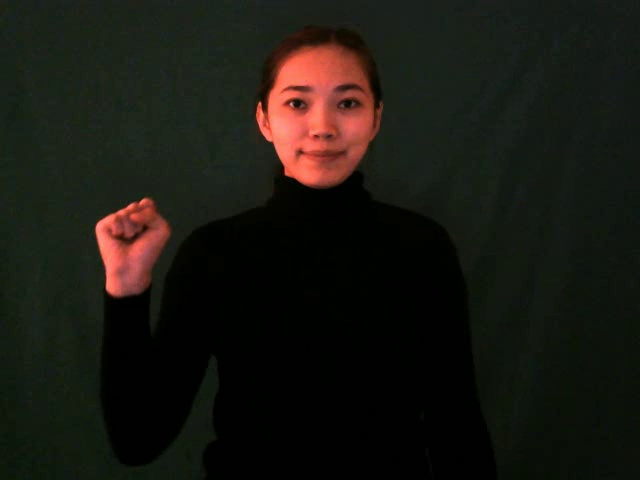
#> input picture kazakh_alphabet/a/0.png, 640 x 480 px
$ python noises_example.py
#> lines starting #> are read from the running program, lines starting #| are printed output that depends on the picture
import cv2
import numpy as np
import skimage

IMAGE_PATH = "kazakh_alphabet/a/0.png"
img = cv2.imread(IMAGE_PATH)
#> img is the input picture: shape (480, 640, 3); mean B, G, R 17.4, 23.8, 25.3

gaussian_noise_img1 = skimage.util.random_noise(img, mode='gaussian',
                                               mean=0, var=0.01)
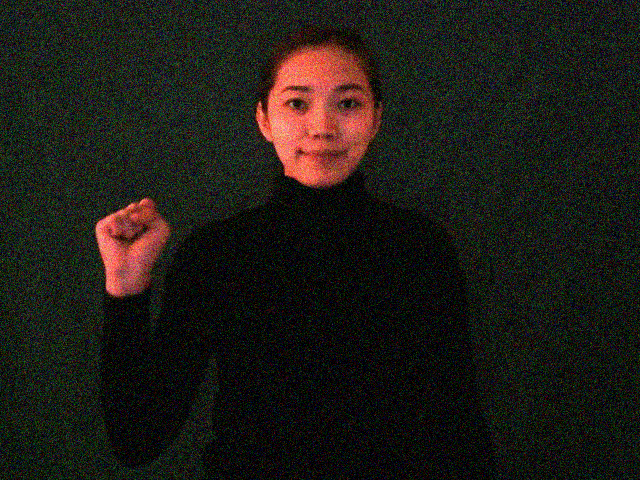
#> gaussian_noise_img1: shape (480, 640, 3) float64; mean B, G, R 0.088, 0.109, 0.117

gaussian_noise_img2 = skimage.util.random_noise(img, mode='gaussian',
                                               mean=0.2, var=0.01)
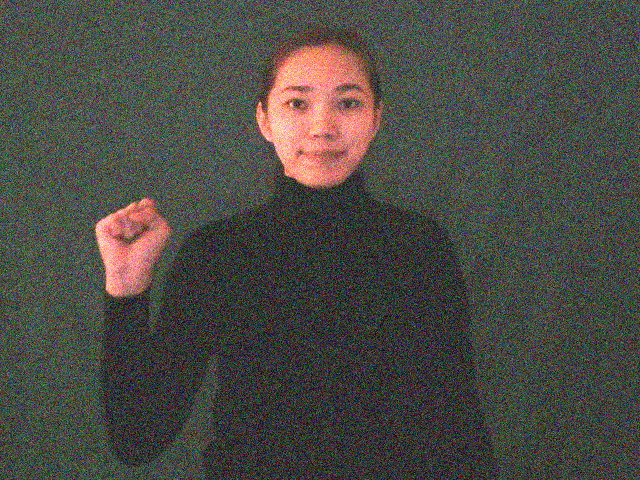
#> gaussian_noise_img2: shape (480, 640, 3) float64; mean B, G, R 0.268, 0.294, 0.296

salt_paper_noise_img = skimage.util.random_noise(img, mode='s&p',
                                                 amount=0.02)
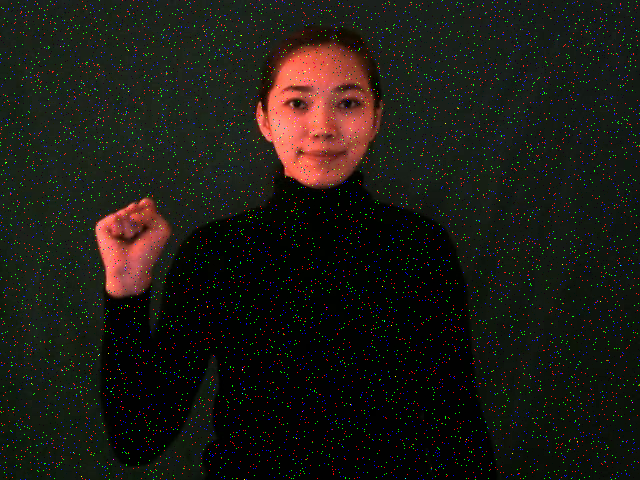
#> salt_paper_noise_img: shape (480, 640, 3) float64; mean B, G, R 0.0767, 0.101, 0.107

cv2.imshow('Original', img)
cv2.imshow('Gaussian noise mean=0, var=0.01', gaussian_noise_img1)
cv2.imshow('Gaussian noise mean=0.2, var=0.01', gaussian_noise_img2)
cv2.imshow('Salt & Pepper noise amount=0.02', salt_paper_noise_img)
cv2.waitKey(0)

cv2.destroyAllWindows()

$ run again, with kazakh_alphabet/a/18.png copied over kazakh_alphabet/a/0.png
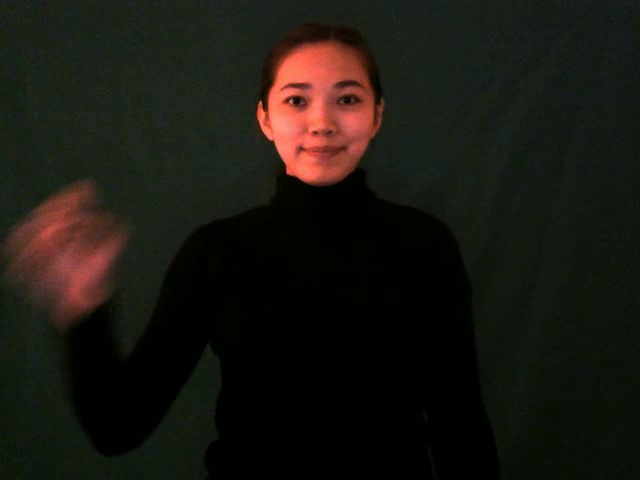
#> input picture kazakh_alphabet/a/18.png, 640 x 480 px
#> img is the input picture: shape (480, 640, 3); mean B, G, R 17.4, 23.8, 25.7
#> `gaussian_noise_img2 = skimage.util.random_noise(img, mode='gaussian', ..`:
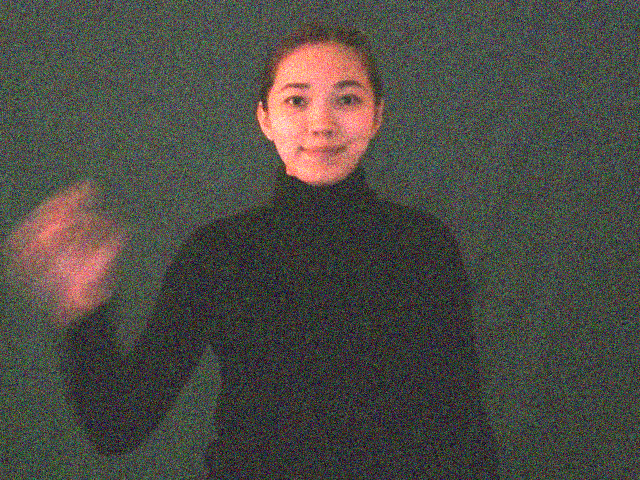
#> gaussian_noise_img2: shape (480, 640, 3) float64; mean B, G, R 0.269, 0.294, 0.298
#> `salt_paper_noise_img = skimage.util.random_noise(img, mode='s&p', amou..`:
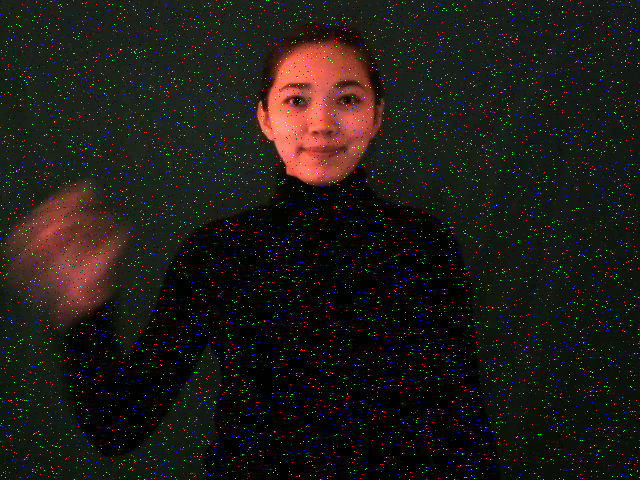
#> salt_paper_noise_img: shape (480, 640, 3) float64; mean B, G, R 0.0767, 0.102, 0.109
